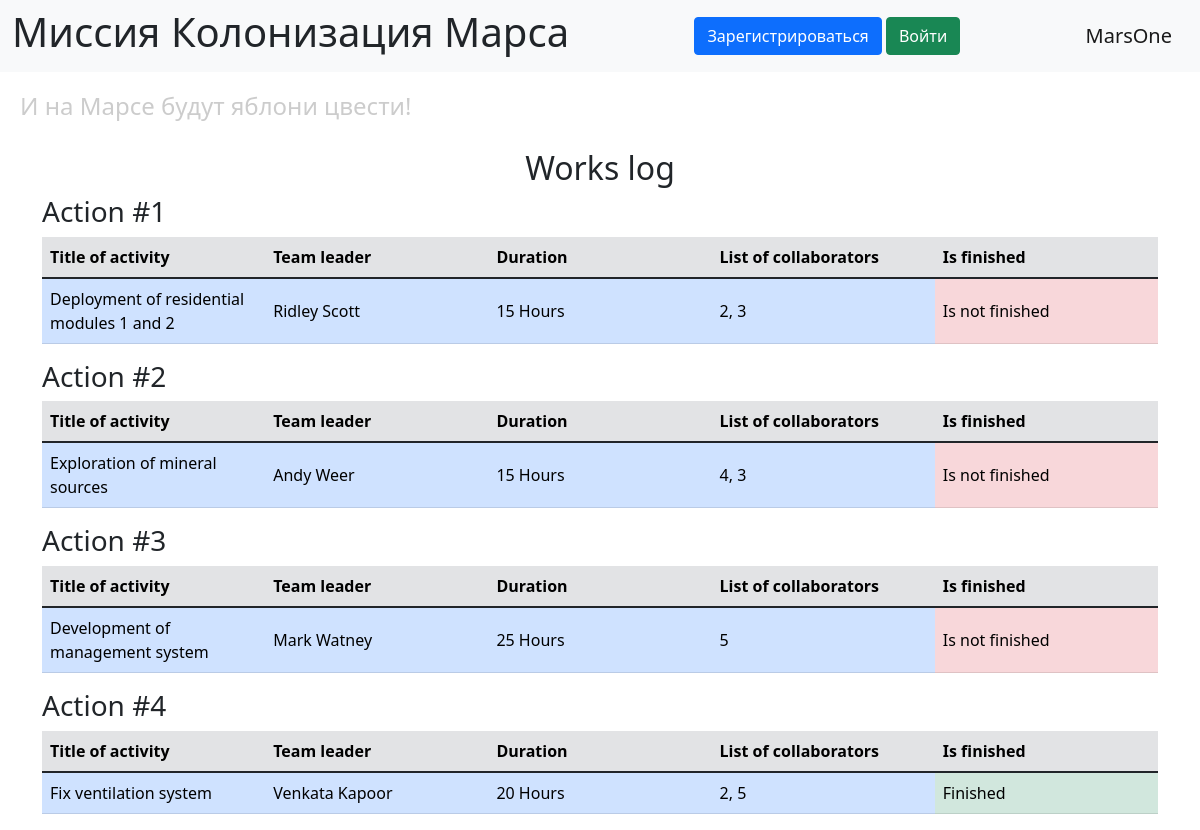
Before: / with the older database file.
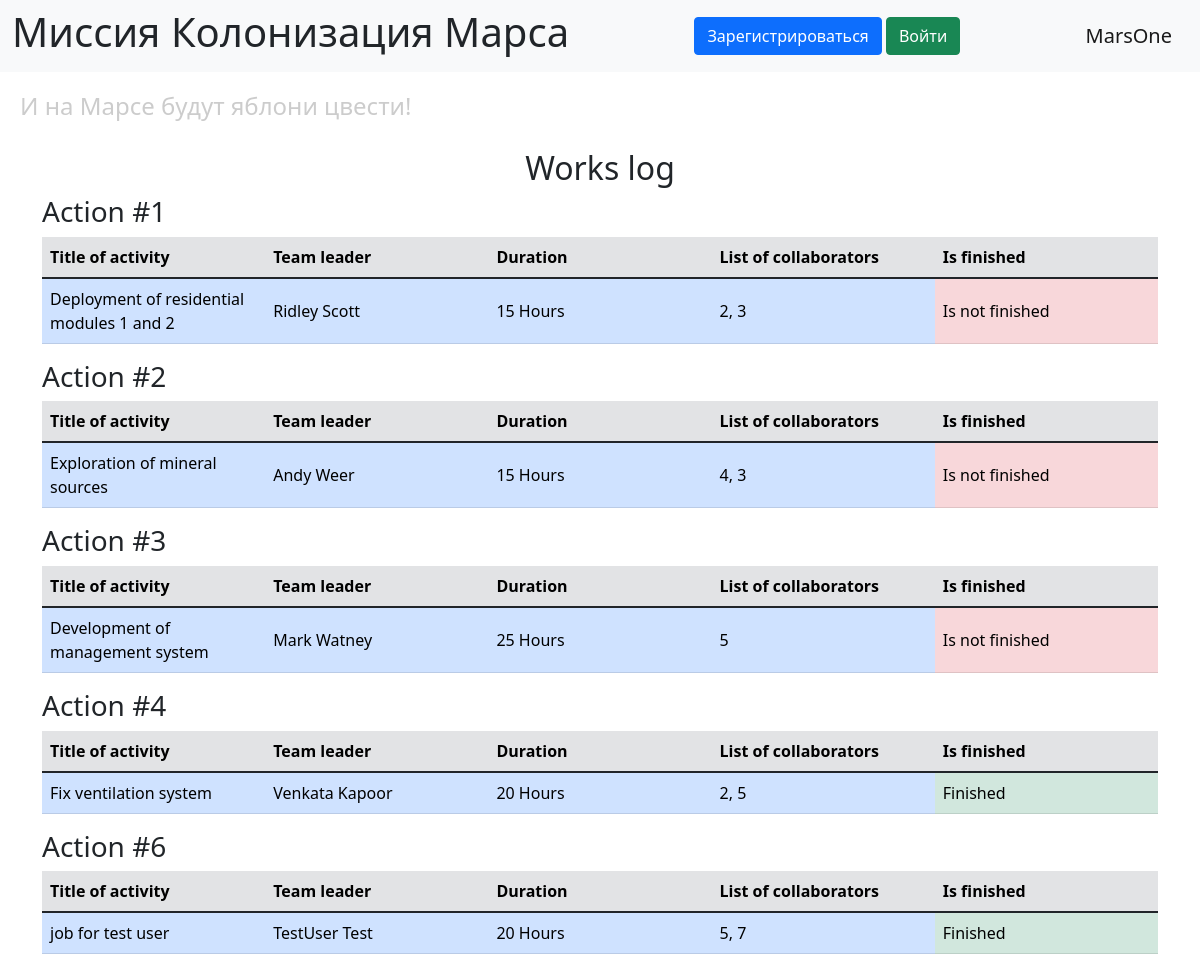
After: the same page with the newer database file.
### data/jobs.py (models this page shows, shortened)
class Jobs(SqlAlchemyBase):  # SqlAlchemyBase Доступно в задании
    __tablename__ = 'jobs'
    id = sa.Column(sa.Integer, primary_key=True, autoincrement=True)
    team_leader_id = sa.Column(sa.Integer, sa.ForeignKey('users.id'))  # id лидера
    team_leader = orm.relationship("User")
    job = sa.Column(sa.Text)  # описание
    work_size = sa.Column(sa.Integer)  # в часах
    collaborators = sa.Column(sa.String)  # список id
    start_date = sa.Column(sa.Date)
    send_date = sa.Column(sa.Date)
    is_finished = sa.Column(sa.Boolean, default=False)

### data/users.py (models this page shows, shortened)
class User(SqlAlchemyBase, UserMixin):
    __tablename__ = 'users'
    id = sa.Column(sa.Integer, primary_key=True, autoincrement=True)
    surname = sa.Column(sa.String)
    name = sa.Column(sa.String)
    age = sa.Column(sa.Integer)
    position = sa.Column(sa.String)
    speciality = sa.Column(sa.String)
    address = sa.Column(sa.String)
    email = sa.Column(sa.String, unique=True)
    hashed_password = sa.Column(sa.String)
    modified_date = sa.Column(sa.DateTime, default=datetime.now)

### main.py (the view)
@app.route("/")
def work_log():
    db_sess = db_session.create_session()
    jobs = db_sess.query(Jobs).all()
    return render_template("work_log.html", jobs=jobs)

### data/db_session.py (called while the page is built)
def create_session() -> Session:
    global __factory
    return __factory()

### templates/work_log.html (shortened to what this page needs)
{% extends 'base.html' %}
{% block content %}
<h2 align="center">Works log</h2>
{% for job in jobs %}
<div class="mb-3 job">
    <h3>Action #{{ job.id }}</h3>
    <table class="table works mb-1" style="table-layout: fixed;">
        <thead class="table-secondary">
        <tr>
            {% for header in ["Title of activity", "Team leader", "Duration",
            "List of collaborators", "Is finished"] %}
            <th scope="col" class="col-md-auto">{{ header }}</th>
            {% endfor %}
        </tr>
        </thead>
        <tbody>
        <tr class="align-middle">
            <td class="table-primary">{{ job.job }}</td>
            <td class="table-primary">{{ job.team_leader.name }} {{ job.team_leader.surname }}</td>
            <td class="table-primary">{{ job.work_size }} Hours</td>
            <td class="table-primary">{{ job.collaborators }}</td>
            {% if job.is_finished %}
            <td class="table-success">Finished</td>
            {% else %}
            <td class="table-danger">Is not finished</td>
            {% endif %}
        </tr>
        </tbody>
    </table>
</div>
{% endfor %}
{% endblock %}

### templates/base.html (shortened to what this page needs)
<!doctype html>
<html lang="en">
<head>
    <link href="https://cdn.jsdelivr.net/npm/bootstrap@5.1.3/dist/css/bootstrap.min.css"
          rel="stylesheet"
>
    <link rel="stylesheet" href="{{ url_for('static', filename='css/style.css') }}">
</head>
<body>
<header>
    <nav class="navbar navbar-light bg-light">
        <div class="container-fluid">
            <h1>Миссия Колонизация Марса</h1>
            {% if current_user.is_authenticated %}
                <a class="navbar-brand" href="/logout">{{ current_user.name }}</a>
            {% else %}
                <div>
                    <a class="btn btn-primary " href="/register">Зарегистрироваться</a>
                    <a class="btn btn-success" href="/login">Войти</a>
                </div>
            {% endif %}
            <a class="navbar-brand" href="#">MarsOne</a>
        </div>
    </nav>
    <h4>И на Марсе будут яблони цвести!</h4>
</header>
<main role="main" class="container">
    {% block content %}{% endblock %}
</main>
</body>
</html>

### static/css/style.css (style rules this page uses)
h4 { color: #cccccc; padding: 20px; }

Changed rows visible on the page:
added Jobs: id "6", header "Title of activity" "Team leader" "Duration" "List of collaborators" "Is finished", job "job for test user", team_leader.name "TestUser", team_leader.surname "Test", work_size "20", collaborators "5, 7", is_finished "Finished"
